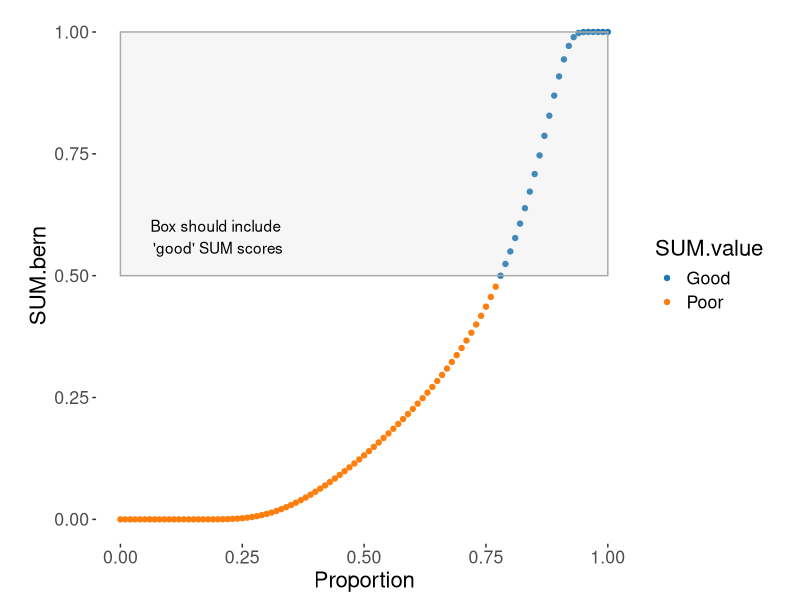
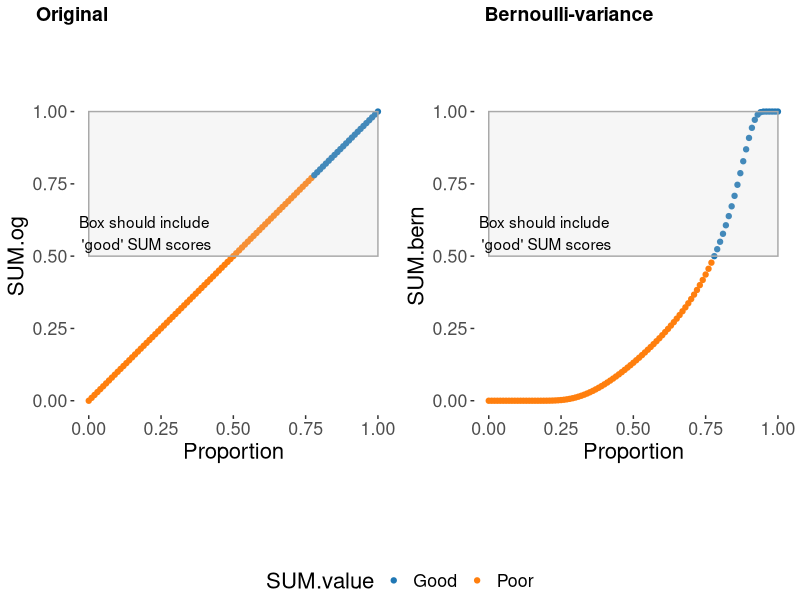

Recreate these plots in R, in order. (Note: this script raises an error after producing the figures.)
library(tidyverse)
library(ggpubr)
#Create data

simdat <- seq(0,1,by=.01) %>% #simulate all proportions at decimal level
  as.data.frame() %>% #convert to dataframe
  rename(Proportion=".") %>% #give proportions at name
  mutate(
    SUM.og = Proportion, #create the original SUM completion score
    SUM.value=if_else(Proportion>=.78,"Good","Poor"), #show which values should be considered 'good' and 'bad' based on spec
    SUM.bern = pnorm((Proportion - .78)  / (Proportion * (1-Proportion))  ), #create new SUM score using Bernoulli variance
    SUM.inter = if_else(Proportion>=.78, #create new SUM score using polynomial interpolation
                        1 - (1-Proportion) * (.5/.22), Proportion *.5/.78)) %>%
  rowwise() %>%
  mutate(SUM.new.avg = mean(c(SUM.bern,SUM.inter))) #make an average of both new approaches



#plot data

#original SUM plot
propbyog <- simdat %>%
  ggplot(aes(x=Proportion,SUM.og,color=SUM.value)) +
  geom_point() +
  # annotate("rect",xmin=.5, xmax=.78, ymin=.5, ymax=1,alpha=.2,color="green") +
  #annotate("label", x =.59, y = .95, label = "Unbiased") +
  annotate("rect",xmin=0, xmax=1, ymin=.5, ymax=1,alpha=.2,color="darkgray",fill="lightgray") +
  annotate("text", x =.2, y = .58, label = "Box should include \n'good' SUM scores") +
  ggsci::scale_color_d3() +
  ggthemes::theme_tufte(base_family = "sans") +
  theme(aspect.ratio=1,
        text = element_text(size=16))

#bernoulli plot
propbybern <- simdat %>%
  ggplot(aes(x=Proportion,SUM.bern,color=SUM.value)) +
  geom_point() +
  # annotate("rect",xmin=.5, xmax=.78, ymin=.5, ymax=1,alpha=.2,color="green") +
  #annotate("label", x =.59, y = .95, label = "Unbiased") +
  annotate("rect",xmin=0, xmax=1, ymin=.5, ymax=1,alpha=.2,color="darkgray",fill="lightgray") +
  annotate("text", x =.2, y = .58, label = "Box should include \n'good' SUM scores") +
  ggsci::scale_color_d3() +
  ggthemes::theme_tufte(base_family = "sans") +
  theme(aspect.ratio=1,
        text = element_text(size=16))

propbybern

#combine and export
p1 <- ggarrange(propbyog,propbybern,common.legend = T,labels = c("Original","Bernoulli-variance"),legend = "bottom")
p1
ggexport(p1, filename="/Users/carlpearson/Downloads/ogandbern.png",
         width=800,
         height = 450)


#create polynomial interpolation plot
propbyinter <- simdat %>%
  ggplot(aes(x=Proportion,SUM.inter,color=SUM.value)) +
  geom_point() +
  # annotate("rect",xmin=.5, xmax=.78, ymin=.5, ymax=1,alpha=.2,color="green") +
  #annotate("label", x =.59, y = .95, label = "Unbiased") +
  annotate("rect",xmin=0, xmax=1, ymin=.5, ymax=1,alpha=.2,color="darkgray",fill="lightgray") +
  annotate("text", x =.2, y = .58, label = "Box should include \n'good' SUM scores") +
  ggsci::scale_color_d3() +
  ggthemes::theme_tufte(base_family = "sans") +
  theme(aspect.ratio=1,
        text = element_text(size=16))

propbyinter

#combine and export
p2 <- ggarrange(propbyog,propbyinter,common.legend = T,labels = c("Original","Polynomial interpolation"),legend = "bottom")
p2
ggexport(p2, filename="/Users/carlpearson/Downloads/ogandinter.png",
         width=800,
         height = 450)



#Binomial variance - special exploration

propbybinom <- simdat %>%
  mutate(n=100,#simulating sample of 100 per measure
         SUM.binom = pnorm((Proportion - .78)  / (n* (Proportion * (1-Proportion)))  ) #create binomial variance SUM score
  ) %>% 
  ggplot(aes(x=Proportion,SUM.binom,color=SUM.value)) +
  geom_point() +
  # annotate("rect",xmin=.5, xmax=.78, ymin=.5, ymax=1,alpha=.2,color="green") +
  #annotate("label", x =.59, y = .95, label = "Unbiased") +
  annotate("rect",xmin=0, xmax=1, ymin=.5, ymax=1,alpha=.2,color="darkgray",fill="lightgray") +
  annotate("text", x =.2, y = .58, label = "Box should include \n'good' SUM scores") +
  ggsci::scale_color_d3() +
  ggthemes::theme_tufte(base_family = "sans") +
  theme(aspect.ratio=1,
        text = element_text(size=16))

propbybinom

#combine and plot
p3 <- ggarrange(propbyog,propbybinom,common.legend = T,labels = c("Original","Binomial variance"),legend = "bottom")
p3
ggexport(p3, filename="/Users/carlpearson/Downloads/ogandbinom.png",
         width=800,
         height = 450)

